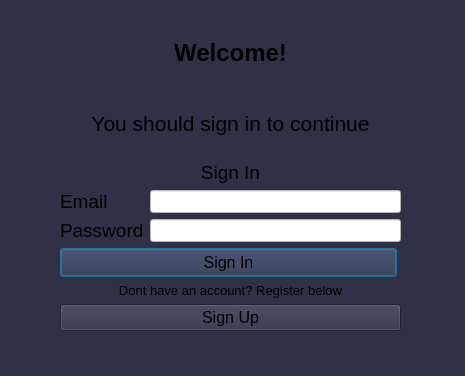
<?xml version="1.0" encoding="UTF-8"?>
<ui version="4.0">
 <class>SignIn</class>
 <widget class="QDialog" name="SignIn">
  <property name="geometry">
   <rect>
    <x>0</x>
    <y>0</y>
    <width>465</width>
    <height>376</height>
   </rect>
  </property>
  <property name="minimumSize">
   <size>
    <width>465</width>
    <height>376</height>
   </size>
  </property>
  <property name="maximumSize">
   <size>
    <width>465</width>
    <height>376</height>
   </size>
  </property>
  <property name="windowTitle">
   <string>Sign in</string>
  </property>
  <property name="styleSheet">
   <string notr="true">background-color: rgb(48, 48, 71);</string>
  </property>
  <widget class="QWidget" name="layoutWidget">
   <property name="geometry">
    <rect>
     <x>60</x>
     <y>20</y>
     <width>341</width>
     <height>311</height>
    </rect>
   </property>
   <layout class="QVBoxLayout" name="verticalLayout_3">
    <item>
     <layout class="QVBoxLayout" name="verticalLayout_2">
      <item>
       <widget class="QLabel" name="label">
        <property name="font">
         <font>
          <pointsize>18</pointsize>
          <bold>true</bold>
         </font>
        </property>
        <property name="text">
         <string>Welcome!</string>
        </property>
        <property name="alignment">
         <set>Qt::AlignCenter</set>
        </property>
       </widget>
      </item>
      <item>
       <widget class="QLabel" name="label_2">
        <property name="font">
         <font>
          <pointsize>16</pointsize>
         </font>
        </property>
        <property name="text">
         <string>You should sign in to continue</string>
        </property>
        <property name="alignment">
         <set>Qt::AlignCenter</set>
        </property>
       </widget>
      </item>
     </layout>
    </item>
    <item>
     <layout class="QVBoxLayout" name="verticalLayout">
      <item>
       <widget class="QLabel" name="label_3">
        <property name="font">
         <font>
          <pointsize>14</pointsize>
         </font>
        </property>
        <property name="text">
         <string>Sign In</string>
        </property>
        <property name="alignment">
         <set>Qt::AlignCenter</set>
        </property>
       </widget>
      </item>
      <item>
       <layout class="QFormLayout" name="formLayout">
        <item row="0" column="0">
         <widget class="QLabel" name="label_4">
          <property name="font">
           <font>
            <pointsize>14</pointsize>
           </font>
          </property>
          <property name="text">
           <string>Email</string>
          </property>
         </widget>
        </item>
        <item row="0" column="1">
         <widget class="QLineEdit" name="email">
          <property name="font">
           <font>
            <pointsize>10</pointsize>
           </font>
          </property>
          <property name="styleSheet">
           <string notr="true">background-color: rgb(255, 255, 255);
color: rgb(4, 4, 4);</string>
          </property>
         </widget>
        </item>
        <item row="1" column="0">
         <widget class="QLabel" name="label_5">
          <property name="font">
           <font>
            <pointsize>14</pointsize>
           </font>
          </property>
          <property name="text">
           <string>Password</string>
          </property>
         </widget>
        </item>
        <item row="1" column="1">
         <widget class="QLineEdit" name="password">
          <property name="font">
           <font>
            <pointsize>10</pointsize>
           </font>
          </property>
          <property name="styleSheet">
           <string notr="true">background-color: rgb(255, 255, 255);
color: rgb(4, 4, 4);</string>
          </property>
          <property name="inputMethodHints">
           <set>Qt::ImhNone</set>
          </property>
         </widget>
        </item>
       </layout>
      </item>
      <item>
       <widget class="QPushButton" name="pushButton">
        <property name="sizePolicy">
         <sizepolicy hsizetype="Fixed" vsizetype="Fixed">
          <horstretch>0</horstretch>
          <verstretch>0</verstretch>
         </sizepolicy>
        </property>
        <property name="minimumSize">
         <size>
          <width>337</width>
          <height>29</height>
         </size>
        </property>
        <property name="maximumSize">
         <size>
          <width>337</width>
          <height>29</height>
         </size>
        </property>
        <property name="font">
         <font>
          <pointsize>12</pointsize>
         </font>
        </property>
        <property name="text">
         <string>Sign In</string>
        </property>
       </widget>
      </item>
      <item>
       <widget class="QLabel" name="label_6">
        <property name="font">
         <font>
          <pointsize>10</pointsize>
          <bold>false</bold>
         </font>
        </property>
        <property name="text">
         <string>Dont have an account? Register below</string>
        </property>
        <property name="alignment">
         <set>Qt::AlignCenter</set>
        </property>
       </widget>
      </item>
      <item>
       <widget class="QPushButton" name="pushButton_2">
        <property name="font">
         <font>
          <pointsize>12</pointsize>
         </font>
        </property>
        <property name="text">
         <string>Sign Up</string>
        </property>
       </widget>
      </item>
     </layout>
    </item>
   </layout>
  </widget>
 </widget>
 <resources/>
 <connections/>
</ui>
